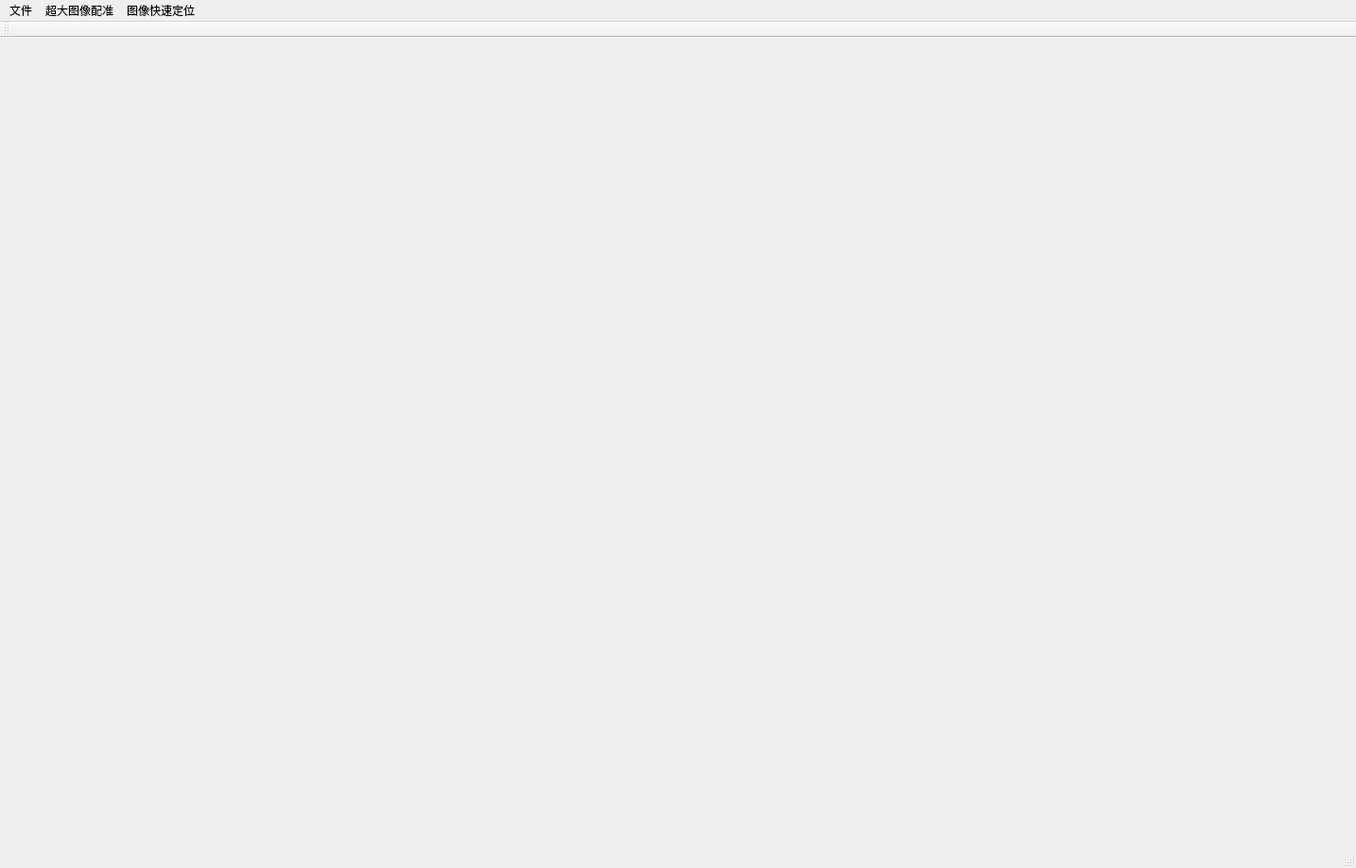
<?xml version="1.0" encoding="UTF-8"?>
<ui version="4.0">
 <class>MainWindowClass</class>
 <widget class="QMainWindow" name="MainWindowClass">
  <property name="geometry">
   <rect>
    <x>0</x>
    <y>0</y>
    <width>1434</width>
    <height>918</height>
   </rect>
  </property>
  <property name="windowTitle">
   <string>MainWindow</string>
  </property>
  <widget class="QWidget" name="centralWidget"/>
  <widget class="QMenuBar" name="menuBar">
   <property name="geometry">
    <rect>
     <x>0</x>
     <y>0</y>
     <width>1434</width>
     <height>23</height>
    </rect>
   </property>
   <widget class="QMenu" name="menu">
    <property name="title">
     <string>文件</string>
    </property>
   </widget>
   <widget class="QMenu" name="menu_2">
    <property name="title">
     <string>超大图像配准</string>
    </property>
   </widget>
   <widget class="QMenu" name="menu_3">
    <property name="title">
     <string>图像快速定位</string>
    </property>
   </widget>
   <addaction name="menu"/>
   <addaction name="menu_2"/>
   <addaction name="menu_3"/>
  </widget>
  <widget class="QToolBar" name="mainToolBar">
   <attribute name="toolBarArea">
    <enum>TopToolBarArea</enum>
   </attribute>
   <attribute name="toolBarBreak">
    <bool>false</bool>
   </attribute>
  </widget>
  <widget class="QStatusBar" name="statusBar"/>
 </widget>
 <layoutdefault spacing="6" margin="11"/>
 <resources>
  <include location="mainwindow.qrc"/>
 </resources>
 <connections/>
</ui>
